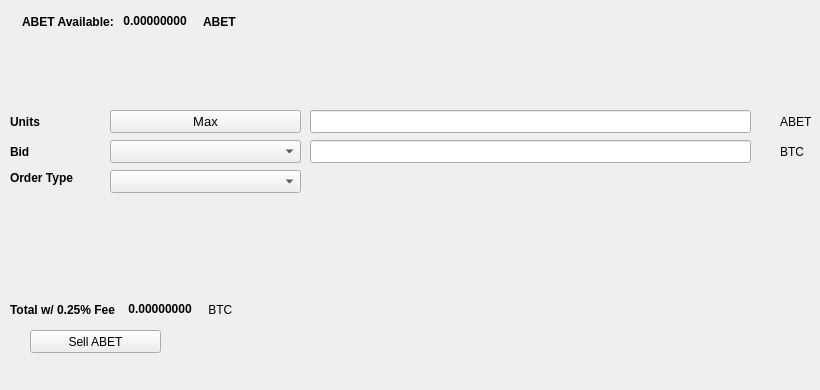
   <widget class="QWidget" name="SellTab">
    <attribute name="title">
     <string>Sell</string>
    </attribute>
    <widget class="QLabel" name="label_16">
     <property name="geometry">
      <rect>
       <x>780</x>
       <y>140</y>
       <width>31</width>
       <height>23</height>
      </rect>
     </property>
     <property name="text">
      <string>BTC</string>
     </property>
    </widget>
    <widget class="QComboBox" name="SellBidcomboBox">
     <property name="geometry">
      <rect>
       <x>110</x>
       <y>140</y>
       <width>191</width>
       <height>23</height>
      </rect>
     </property>
     <property name="font">
      <font>
       <pointsize>10</pointsize>
      </font>
     </property>
    </widget>
    <widget class="QLabel" name="label_18">
     <property name="geometry">
      <rect>
       <x>10</x>
       <y>110</y>
       <width>46</width>
       <height>23</height>
      </rect>
     </property>
     <property name="font">
      <font>
       <weight>75</weight>
       <bold>true</bold>
      </font>
     </property>
     <property name="text">
      <string>Units</string>
     </property>
    </widget>
    <widget class="QPushButton" name="Sell_Max_Amount">
     <property name="geometry">
      <rect>
       <x>110</x>
       <y>110</y>
       <width>191</width>
       <height>23</height>
      </rect>
     </property>
     <property name="font">
      <font>
       <pointsize>10</pointsize>
      </font>
     </property>
     <property name="text">
      <string>Max</string>
     </property>
    </widget>
    <widget class="QLabel" name="label_20">
     <property name="geometry">
      <rect>
       <x>10</x>
       <y>170</y>
       <width>91</width>
       <height>16</height>
      </rect>
     </property>
     <property name="font">
      <font>
       <weight>75</weight>
       <bold>true</bold>
      </font>
     </property>
     <property name="text">
      <string>Order Type</string>
     </property>
    </widget>
    <widget class="QComboBox" name="SellOrdertypeCombo">
     <property name="geometry">
      <rect>
       <x>110</x>
       <y>170</y>
       <width>191</width>
       <height>23</height>
      </rect>
     </property>
     <property name="font">
      <font>
       <pointsize>10</pointsize>
      </font>
     </property>
    </widget>
    <widget class="QLabel" name="label_21">
     <property name="geometry">
      <rect>
       <x>10</x>
       <y>140</y>
       <width>46</width>
       <height>23</height>
      </rect>
     </property>
     <property name="font">
      <font>
       <weight>75</weight>
       <bold>true</bold>
      </font>
     </property>
     <property name="text">
      <string>Bid</string>
     </property>
    </widget>
    <widget class="QLabel" name="label_22">
     <property name="geometry">
      <rect>
       <x>780</x>
       <y>110</y>
       <width>31</width>
       <height>23</height>
      </rect>
     </property>
     <property name="text">
      <string>ABET</string>
     </property>
    </widget>
    <widget class="QLineEdit" name="UnitsInputABET">
     <property name="geometry">
      <rect>
       <x>310</x>
       <y>110</y>
       <width>441</width>
       <height>23</height>
      </rect>
     </property>
     <property name="font">
      <font>
       <pointsize>9</pointsize>
       <weight>75</weight>
       <bold>true</bold>
      </font>
     </property>
    </widget>
    <widget class="QLineEdit" name="SellBidPriceEdit">
     <property name="geometry">
      <rect>
       <x>310</x>
       <y>140</y>
       <width>441</width>
       <height>23</height>
      </rect>
     </property>
     <property name="font">
      <font>
       <pointsize>9</pointsize>
       <weight>75</weight>
       <bold>true</bold>
      </font>
     </property>
    </widget>
    <widget class="QPushButton" name="SellABETBTN">
     <property name="geometry">
      <rect>
       <x>30</x>
       <y>330</y>
       <width>131</width>
       <height>23</height>
      </rect>
     </property>
     <property name="text">
      <string>Sell ABET</string>
     </property>
     <property name="icon">
      <iconset resource="../altbet">
       <normaloff>:/icons/bitcoin</normaloff>:/icons/bitcoin</iconset>
     </property>
    </widget>
    <widget class="QWidget" name="layoutWidget3">
     <property name="geometry">
      <rect>
       <x>22</x>
       <y>12</y>
       <width>258</width>
       <height>19</height>
      </rect>
     </property>
     <layout class="QHBoxLayout" name="horizontalLayout">
      <item>
       <widget class="QLabel" name="label232_2">
        <property name="font">
         <font>
          <weight>75</weight>
          <bold>true</bold>
         </font>
        </property>
        <property name="text">
         <string>ABET Available:</string>
        </property>
       </widget>
      </item>
      <item>
       <widget class="QLabel" name="ABETAvailableLabel">
        <property name="palette">
         <palette>
          <active>
           <colorrole role="WindowText">
            <brush brushstyle="SolidPattern">
             <color alpha="255">
              <red>0</red>
              <green>0</green>
              <blue>0</blue>
             </color>
            </brush>
           </colorrole>
           <colorrole role="Button">
            <brush brushstyle="SolidPattern">
             <color alpha="255">
              <red>0</red>
              <green>170</green>
              <blue>0</blue>
             </color>
            </brush>
           </colorrole>
           <colorrole role="Light">
            <brush brushstyle="SolidPattern">
             <color alpha="255">
              <red>0</red>
              <green>255</green>
              <blue>0</blue>
             </color>
            </brush>
           </colorrole>
           <colorrole role="Midlight">
            <brush brushstyle="SolidPattern">
             <color alpha="255">
              <red>0</red>
              <green>212</green>
              <blue>0</blue>
             </color>
            </brush>
           </colorrole>
           <colorrole role="Dark">
            <brush brushstyle="SolidPattern">
             <color alpha="255">
              <red>0</red>
              <green>85</green>
              <blue>0</blue>
             </color>
            </brush>
           </colorrole>
           <colorrole role="Mid">
            <brush brushstyle="SolidPattern">
             <color alpha="255">
              <red>0</red>
              <green>113</green>
              <blue>0</blue>
             </color>
            </brush>
           </colorrole>
           <colorrole role="Text">
            <brush brushstyle="SolidPattern">
             <color alpha="255">
              <red>0</red>
              <green>170</green>
              <blue>0</blue>
             </color>
            </brush>
           </colorrole>
           <colorrole role="BrightText">
            <brush brushstyle="SolidPattern">
             <color alpha="255">
              <red>255</red>
              <green>255</green>
              <blue>255</blue>
             </color>
            </brush>
           </colorrole>
           <colorrole role="ButtonText">
            <brush brushstyle="SolidPattern">
             <color alpha="255">
              <red>0</red>
              <green>0</green>
              <blue>0</blue>
             </color>
            </brush>
           </colorrole>
           <colorrole role="Base">
            <brush brushstyle="SolidPattern">
             <color alpha="255">
              <red>255</red>
              <green>255</green>
              <blue>255</blue>
             </color>
            </brush>
           </colorrole>
           <colorrole role="Window">
            <brush brushstyle="SolidPattern">
             <color alpha="255">
              <red>0</red>
              <green>170</green>
              <blue>0</blue>
             </color>
            </brush>
           </colorrole>
           <colorrole role="Shadow">
            <brush brushstyle="SolidPattern">
             <color alpha="255">
              <red>0</red>
              <green>0</green>
              <blue>0</blue>
             </color>
            </brush>
           </colorrole>
           <colorrole role="AlternateBase">
            <brush brushstyle="SolidPattern">
             <color alpha="255">
              <red>127</red>
              <green>212</green>
              <blue>127</blue>
             </color>
            </brush>
           </colorrole>
           <colorrole role="ToolTipBase">
            <brush brushstyle="SolidPattern">
             <color alpha="255">
              <red>255</red>
              <green>255</green>
              <blue>220</blue>
             </color>
            </brush>
           </colorrole>
           <colorrole role="ToolTipText">
            <brush brushstyle="SolidPattern">
             <color alpha="255">
              <red>0</red>
              <green>0</green>
              <blue>0</blue>
             </color>
            </brush>
           </colorrole>
          </active>
          <inactive>
           <colorrole role="WindowText">
            <brush brushstyle="SolidPattern">
             <color alpha="255">
              <red>0</red>
              <green>0</green>
              <blue>0</blue>
             </color>
            </brush>
           </colorrole>
           <colorrole role="Button">
            <brush brushstyle="SolidPattern">
             <color alpha="255">
              <red>0</red>
              <green>170</green>
              <blue>0</blue>
             </color>
            </brush>
           </colorrole>
           <colorrole role="Light">
            <brush brushstyle="SolidPattern">
             <color alpha="255">
              <red>0</red>
              <green>255</green>
              <blue>0</blue>
             </color>
            </brush>
           </colorrole>
           <colorrole role="Midlight">
            <brush brushstyle="SolidPattern">
             <color alpha="255">
              <red>0</red>
              <green>212</green>
              <blue>0</blue>
             </color>
            </brush>
           </colorrole>
           <colorrole role="Dark">
            <brush brushstyle="SolidPattern">
             <color alpha="255">
              <red>0</red>
              <green>85</green>
              <blue>0</blue>
             </color>
            </brush>
           </colorrole>
           <colorrole role="Mid">
            <brush brushstyle="SolidPattern">
             <color alpha="255">
              <red>0</red>
              <green>113</green>
              <blue>0</blue>
             </color>
            </brush>
           </colorrole>
           <colorrole role="Text">
            <brush brushstyle="SolidPattern">
             <color alpha="255">
              <red>0</red>
              <green>170</green>
              <blue>0</blue>
             </color>
            </brush>
           </colorrole>
           <colorrole role="BrightText">
            <brush brushstyle="SolidPattern">
             <color alpha="255">
              <red>255</red>
              <green>255</green>
              <blue>255</blue>
             </color>
            </brush>
           </colorrole>
           <colorrole role="ButtonText">
            <brush brushstyle="SolidPattern">
             <color alpha="255">
              <red>0</red>
              <green>0</green>
              <blue>0</blue>
             </color>
            </brush>
           </colorrole>
           <colorrole role="Base">
            <brush brushstyle="SolidPattern">
             <color alpha="255">
              <red>255</red>
              <green>255</green>
              <blue>255</blue>
             </color>
            </brush>
           </colorrole>
           <colorrole role="Window">
            <brush brushstyle="SolidPattern">
             <color alpha="255">
              <red>0</red>
              <green>170</green>
              <blue>0</blue>
             </color>
            </brush>
           </colorrole>
           <colorrole role="Shadow">
            <brush brushstyle="SolidPattern">
             <color alpha="255">
              <red>0</red>
              <green>0</green>
              <blue>0</blue>
             </color>
            </brush>
           </colorrole>
           <colorrole role="AlternateBase">
            <brush brushstyle="SolidPattern">
             <color alpha="255">
              <red>127</red>
              <green>212</green>
              <blue>127</blue>
             </color>
            </brush>
           </colorrole>
           <colorrole role="ToolTipBase">
            <brush brushstyle="SolidPattern">
             <color alpha="255">
              <red>255</red>
              <green>255</green>
              <blue>220</blue>
             </color>
            </brush>
           </colorrole>
           <colorrole role="ToolTipText">
            <brush brushstyle="SolidPattern">
             <color alpha="255">
              <red>0</red>
              <green>0</green>
              <blue>0</blue>
             </color>
            </brush>
           </colorrole>
          </inactive>
          <disabled>
           <colorrole role="WindowText">
            <brush brushstyle="SolidPattern">
             <color alpha="255">
              <red>0</red>
              <green>85</green>
              <blue>0</blue>
             </color>
            </brush>
           </colorrole>
           <colorrole role="Button">
            <brush brushstyle="SolidPattern">
             <color alpha="255">
              <red>0</red>
              <green>170</green>
              <blue>0</blue>
             </color>
            </brush>
           </colorrole>
           <colorrole role="Light">
            <brush brushstyle="SolidPattern">
             <color alpha="255">
              <red>0</red>
              <green>255</green>
              <blue>0</blue>
             </color>
            </brush>
           </colorrole>
           <colorrole role="Midlight">
            <brush brushstyle="SolidPattern">
             <color alpha="255">
              <red>0</red>
              <green>212</green>
              <blue>0</blue>
             </color>
            </brush>
           </colorrole>
           <colorrole role="Dark">
            <brush brushstyle="SolidPattern">
             <color alpha="255">
              <red>0</red>
              <green>85</green>
              <blue>0</blue>
             </color>
            </brush>
           </colorrole>
           <colorrole role="Mid">
            <brush brushstyle="SolidPattern">
             <color alpha="255">
              <red>0</red>
              <green>113</green>
              <blue>0</blue>
             </color>
            </brush>
           </colorrole>
           <colorrole role="Text">
            <brush brushstyle="SolidPattern">
             <color alpha="255">
              <red>0</red>
              <green>85</green>
              <blue>0</blue>
             </color>
            </brush>
           </colorrole>
           <colorrole role="BrightText">
            <brush brushstyle="SolidPattern">
             <color alpha="255">
              <red>255</red>
              <green>255</green>
              <blue>255</blue>
             </color>
            </brush>
           </colorrole>
           <colorrole role="ButtonText">
            <brush brushstyle="SolidPattern">
             <color alpha="255">
              <red>0</red>
              <green>85</green>
              <blue>0</blue>
             </color>
            </brush>
           </colorrole>
           <colorrole role="Base">
            <brush brushstyle="SolidPattern">
             <color alpha="255">
              <red>0</red>
              <green>170</green>
              <blue>0</blue>
             </color>
            </brush>
           </colorrole>
           <colorrole role="Window">
            <brush brushstyle="SolidPattern">
             <color alpha="255">
              <red>0</red>
              <green>170</green>
              <blue>0</blue>
             </color>
            </brush>
           </colorrole>
           <colorrole role="Shadow">
            <brush brushstyle="SolidPattern">
             <color alpha="255">
              <red>0</red>
              <green>0</green>
              <blue>0</blue>
             </color>
            </brush>
           </colorrole>
           <colorrole role="AlternateBase">
            <brush brushstyle="SolidPattern">
             <color alpha="255">
              <red>0</red>
              <green>170</green>
              <blue>0</blue>
             </color>
            </brush>
           </colorrole>
           <colorrole role="ToolTipBase">
            <brush brushstyle="SolidPattern">
             <color alpha="255">
              <red>255</red>
              <green>255</green>
              <blue>220</blue>
             </color>
            </brush>
           </colorrole>
           <colorrole role="ToolTipText">
            <brush brushstyle="SolidPattern">
             <color alpha="255">
              <red>0</red>
              <green>0</green>
              <blue>0</blue>
             </color>
            </brush>
           </colorrole>
          </disabled>
         </palette>
        </property>
        <property name="font">
         <font>
          <weight>75</weight>
          <bold>true</bold>
         </font>
        </property>
        <property name="text">
         <string> 0.00000000 </string>
        </property>
        <property name="textInteractionFlags">
         <set>Qt::LinksAccessibleByMouse|Qt::TextSelectableByKeyboard|Qt::TextSelectableByMouse</set>
        </property>
       </widget>
      </item>
      <item>
       <widget class="QLabel" name="labelABET">
        <property name="font">
         <font>
          <weight>75</weight>
          <bold>true</bold>
         </font>
        </property>
        <property name="text">
         <string>ABET</string>
        </property>
       </widget>
      </item>
     </layout>
    </widget>
    <widget class="QWidget" name="layoutWidget">
     <property name="geometry">
      <rect>
       <x>10</x>
       <y>300</y>
       <width>268</width>
       <height>19</height>
      </rect>
     </property>
     <layout class="QHBoxLayout" name="horizontalLayout_2">
      <item>
       <widget class="QLabel" name="label_19">
        <property name="font">
         <font>
          <weight>75</weight>
          <bold>true</bold>
         </font>
        </property>
        <property name="text">
         <string>Total w/ 0.25% Fee </string>
        </property>
       </widget>
      </item>
      <item>
       <widget class="QLabel" name="SellCostLabel">
        <property name="palette">
         <palette>
          <active>
           <colorrole role="WindowText">
            <brush brushstyle="SolidPattern">
             <color alpha="255">
              <red>0</red>
              <green>0</green>
              <blue>0</blue>
             </color>
            </brush>
           </colorrole>
           <colorrole role="Button">
            <brush brushstyle="SolidPattern">
             <color alpha="255">
              <red>0</red>
              <green>170</green>
              <blue>0</blue>
             </color>
            </brush>
           </colorrole>
           <colorrole role="Light">
            <brush brushstyle="SolidPattern">
             <color alpha="255">
              <red>0</red>
              <green>255</green>
              <blue>0</blue>
             </color>
            </brush>
           </colorrole>
           <colorrole role="Midlight">
            <brush brushstyle="SolidPattern">
             <color alpha="255">
              <red>0</red>
              <green>212</green>
              <blue>0</blue>
             </color>
            </brush>
           </colorrole>
           <colorrole role="Dark">
            <brush brushstyle="SolidPattern">
             <color alpha="255">
              <red>0</red>
              <green>85</green>
              <blue>0</blue>
             </color>
            </brush>
           </colorrole>
           <colorrole role="Mid">
            <brush brushstyle="SolidPattern">
             <color alpha="255">
              <red>0</red>
              <green>113</green>
              <blue>0</blue>
             </color>
            </brush>
           </colorrole>
           <colorrole role="Text">
            <brush brushstyle="SolidPattern">
             <color alpha="255">
              <red>0</red>
              <green>170</green>
              <blue>0</blue>
             </color>
            </brush>
           </colorrole>
           <colorrole role="BrightText">
            <brush brushstyle="SolidPattern">
             <color alpha="255">
              <red>255</red>
              <green>255</green>
              <blue>255</blue>
             </color>
            </brush>
           </colorrole>
           <colorrole role="ButtonText">
            <brush brushstyle="SolidPattern">
             <color alpha="255">
              <red>0</red>
              <green>0</green>
              <blue>0</blue>
             </color>
            </brush>
           </colorrole>
           <colorrole role="Base">
            <brush brushstyle="SolidPattern">
             <color alpha="255">
              <red>255</red>
              <green>255</green>
              <blue>255</blue>
             </color>
            </brush>
           </colorrole>
           <colorrole role="Window">
            <brush brushstyle="SolidPattern">
             <color alpha="255">
              <red>0</red>
              <green>170</green>
              <blue>0</blue>
             </color>
            </brush>
           </colorrole>
           <colorrole role="Shadow">
            <brush brushstyle="SolidPattern">
             <color alpha="255">
              <red>0</red>
              <green>0</green>
              <blue>0</blue>
             </color>
            </brush>
           </colorrole>
           <colorrole role="AlternateBase">
            <brush brushstyle="SolidPattern">
             <color alpha="255">
              <red>127</red>
              <green>212</green>
              <blue>127</blue>
             </color>
            </brush>
           </colorrole>
           <colorrole role="ToolTipBase">
            <brush brushstyle="SolidPattern">
             <color alpha="255">
              <red>255</red>
              <green>255</green>
              <blue>220</blue>
             </color>
            </brush>
           </colorrole>
           <colorrole role="ToolTipText">
            <brush brushstyle="SolidPattern">
             <color alpha="255">
              <red>0</red>
              <green>0</green>
              <blue>0</blue>
             </color>
            </brush>
           </colorrole>
          </active>
          <inactive>
           <colorrole role="WindowText">
            <brush brushstyle="SolidPattern">
             <color alpha="255">
              <red>0</red>
              <green>0</green>
              <blue>0</blue>
             </color>
            </brush>
           </colorrole>
           <colorrole role="Button">
            <brush brushstyle="SolidPattern">
             <color alpha="255">
              <red>0</red>
              <green>170</green>
              <blue>0</blue>
             </color>
            </brush>
           </colorrole>
           <colorrole role="Light">
            <brush brushstyle="SolidPattern">
             <color alpha="255">
              <red>0</red>
              <green>255</green>
              <blue>0</blue>
             </color>
            </brush>
           </colorrole>
           <colorrole role="Midlight">
            <brush brushstyle="SolidPattern">
             <color alpha="255">
              <red>0</red>
              <green>212</green>
              <blue>0</blue>
             </color>
            </brush>
           </colorrole>
           <colorrole role="Dark">
            <brush brushstyle="SolidPattern">
             <color alpha="255">
              <red>0</red>
              <green>85</green>
              <blue>0</blue>
             </color>
            </brush>
           </colorrole>
           <colorrole role="Mid">
            <brush brushstyle="SolidPattern">
             <color alpha="255">
              <red>0</red>
              <green>113</green>
              <blue>0</blue>
             </color>
            </brush>
           </colorrole>
           <colorrole role="Text">
            <brush brushstyle="SolidPattern">
             <color alpha="255">
              <red>0</red>
              <green>170</green>
              <blue>0</blue>
             </color>
            </brush>
           </colorrole>
           <colorrole role="BrightText">
            <brush brushstyle="SolidPattern">
             <color alpha="255">
              <red>255</red>
              <green>255</green>
              <blue>255</blue>
             </color>
            </brush>
           </colorrole>
           <colorrole role="ButtonText">
            <brush brushstyle="SolidPattern">
             <color alpha="255">
              <red>0</red>
              <green>0</green>
              <blue>0</blue>
             </color>
            </brush>
           </colorrole>
           <colorrole role="Base">
            <brush brushstyle="SolidPattern">
             <color alpha="255">
              <red>255</red>
              <green>255</green>
              <blue>255</blue>
             </color>
            </brush>
           </colorrole>
           <colorrole role="Window">
            <brush brushstyle="SolidPattern">
             <color alpha="255">
              <red>0</red>
              <green>170</green>
              <blue>0</blue>
             </color>
            </brush>
           </colorrole>
           <colorrole role="Shadow">
            <brush brushstyle="SolidPattern">
             <color alpha="255">
              <red>0</red>
              <green>0</green>
              <blue>0</blue>
             </color>
            </brush>
           </colorrole>
           <colorrole role="AlternateBase">
            <brush brushstyle="SolidPattern">
             <color alpha="255">
              <red>127</red>
              <green>212</green>
              <blue>127</blue>
             </color>
            </brush>
           </colorrole>
           <colorrole role="ToolTipBase">
            <brush brushstyle="SolidPattern">
             <color alpha="255">
              <red>255</red>
              <green>255</green>
              <blue>220</blue>
             </color>
            </brush>
           </colorrole>
           <colorrole role="ToolTipText">
            <brush brushstyle="SolidPattern">
             <color alpha="255">
              <red>0</red>
              <green>0</green>
              <blue>0</blue>
             </color>
            </brush>
           </colorrole>
          </inactive>
          <disabled>
           <colorrole role="WindowText">
            <brush brushstyle="SolidPattern">
             <color alpha="255">
              <red>0</red>
              <green>85</green>
              <blue>0</blue>
             </color>
            </brush>
           </colorrole>
           <colorrole role="Button">
            <brush brushstyle="SolidPattern">
             <color alpha="255">
              <red>0</red>
              <green>170</green>
              <blue>0</blue>
             </color>
            </brush>
           </colorrole>
           <colorrole role="Light">
            <brush brushstyle="SolidPattern">
             <color alpha="255">
              <red>0</red>
              <green>255</green>
              <blue>0</blue>
             </color>
            </brush>
           </colorrole>
           <colorrole role="Midlight">
            <brush brushstyle="SolidPattern">
             <color alpha="255">
              <red>0</red>
              <green>212</green>
              <blue>0</blue>
             </color>
            </brush>
           </colorrole>
           <colorrole role="Dark">
            <brush brushstyle="SolidPattern">
             <color alpha="255">
              <red>0</red>
              <green>85</green>
              <blue>0</blue>
             </color>
            </brush>
           </colorrole>
           <colorrole role="Mid">
            <brush brushstyle="SolidPattern">
             <color alpha="255">
              <red>0</red>
              <green>113</green>
              <blue>0</blue>
             </color>
            </brush>
           </colorrole>
           <colorrole role="Text">
            <brush brushstyle="SolidPattern">
             <color alpha="255">
              <red>0</red>
              <green>85</green>
              <blue>0</blue>
             </color>
            </brush>
           </colorrole>
           <colorrole role="BrightText">
            <brush brushstyle="SolidPattern">
             <color alpha="255">
              <red>255</red>
              <green>255</green>
              <blue>255</blue>
             </color>
            </brush>
           </colorrole>
           <colorrole role="ButtonText">
            <brush brushstyle="SolidPattern">
             <color alpha="255">
              <red>0</red>
              <green>85</green>
              <blue>0</blue>
             </color>
            </brush>
           </colorrole>
           <colorrole role="Base">
            <brush brushstyle="SolidPattern">
             <color alpha="255">
              <red>0</red>
              <green>170</green>
              <blue>0</blue>
             </color>
            </brush>
           </colorrole>
           <colorrole role="Window">
            <brush brushstyle="SolidPattern">
             <color alpha="255">
              <red>0</red>
              <green>170</green>
              <blue>0</blue>
             </color>
            </brush>
           </colorrole>
           <colorrole role="Shadow">
            <brush brushstyle="SolidPattern">
             <color alpha="255">
              <red>0</red>
              <green>0</green>
              <blue>0</blue>
             </color>
            </brush>
           </colorrole>
           <colorrole role="AlternateBase">
            <brush brushstyle="SolidPattern">
             <color alpha="255">
              <red>0</red>
              <green>170</green>
              <blue>0</blue>
             </color>
            </brush>
           </colorrole>
           <colorrole role="ToolTipBase">
            <brush brushstyle="SolidPattern">
             <color alpha="255">
              <red>255</red>
              <green>255</green>
              <blue>220</blue>
             </color>
            </brush>
           </colorrole>
           <colorrole role="ToolTipText">
            <brush brushstyle="SolidPattern">
             <color alpha="255">
              <red>0</red>
              <green>0</green>
              <blue>0</blue>
             </color>
            </brush>
           </colorrole>
          </disabled>
         </palette>
        </property>
        <property name="font">
         <font>
          <weight>75</weight>
          <bold>true</bold>
         </font>
        </property>
        <property name="autoFillBackground">
         <bool>false</bool>
        </property>
        <property name="text">
         <string> 0.00000000</string>
        </property>
        <property name="textInteractionFlags">
         <set>Qt::LinksAccessibleByMouse|Qt::TextSelectableByMouse</set>
        </property>
       </widget>
      </item>
      <item>
       <widget class="QLabel" name="label_17">
        <property name="font">
         <font>
          <weight>50</weight>
          <bold>false</bold>
         </font>
        </property>
        <property name="text">
         <string> BTC</string>
        </property>
       </widget>
      </item>
     </layout>
    </widget>
    <widget class="QLabel" name="label_23">
     <property name="geometry">
      <rect>
       <x>460</x>
       <y>300</y>
       <width>281</width>
       <height>81</height>
      </rect>
     </property>
     <property name="text">
      <string/>
     </property>
     <property name="pixmap">
      <pixmap>:/images/bittrex</pixmap>
     </property>
    </widget>
   </widget>
